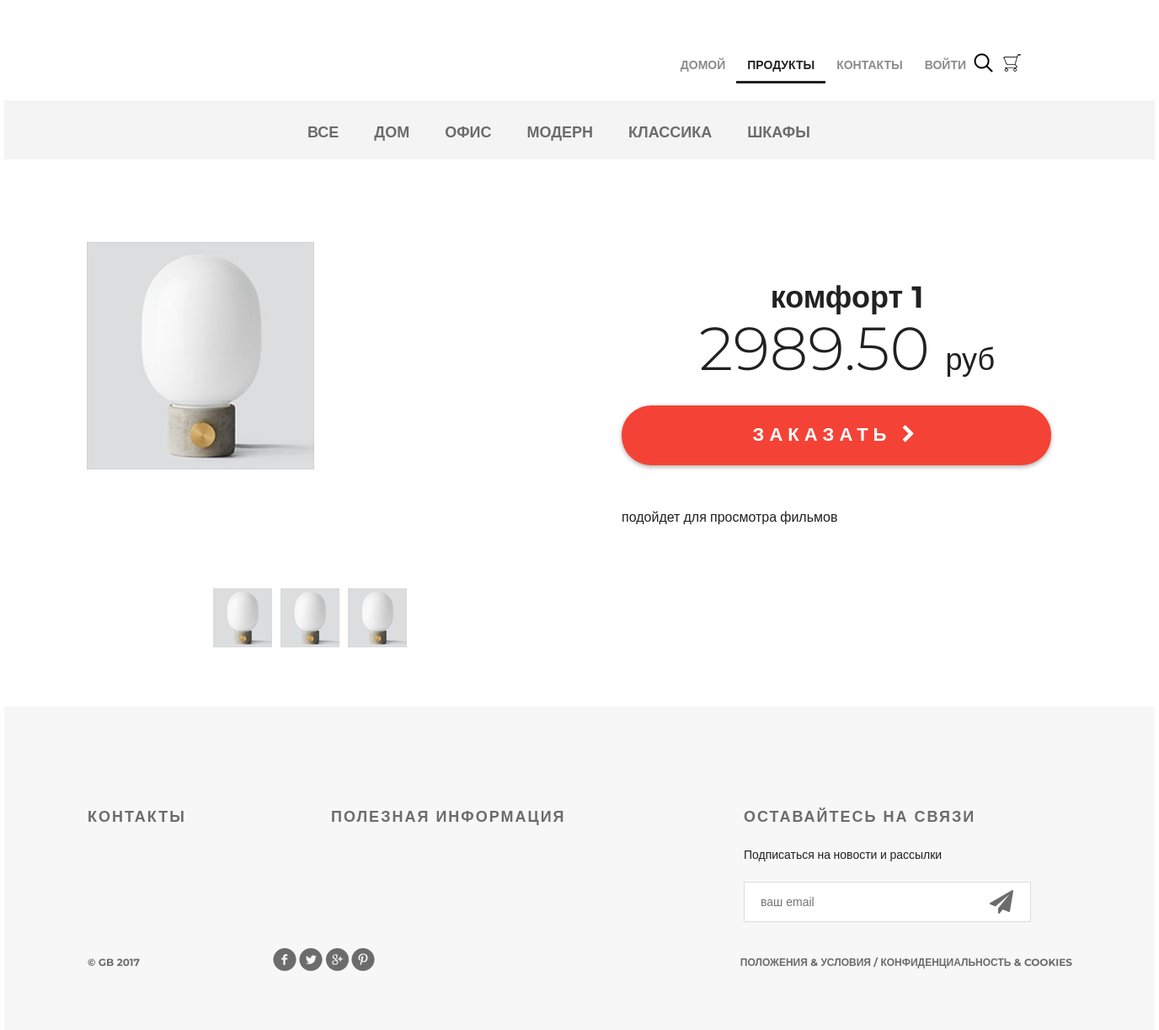
Page /products/product/1/ on the committed database.
### mainapp/models.py (models this page shows, shortened)
class ProductCategory(models.Model):
    name = models.CharField(verbose_name='название категории', max_length=64, unique=True)
    description = models.TextField(verbose_name='описание категории', blank=True)
    is_active = models.BooleanField(default=True, verbose_name='категория активна')

class Product(models.Model):
    category = models.ForeignKey(ProductCategory, on_delete=models.CASCADE)
    name = models.CharField(verbose_name='имя продукта', max_length=128)
    image = models.ImageField(upload_to='products_images', blank=True)
    short_desc = models.CharField(verbose_name='краткое описание продукта', max_length=60, blank=True)
    description = models.TextField(verbose_name='описание продукта', blank=True)
    price = models.DecimalField(verbose_name='цена продукта', max_digits=8, decimal_places=2, default=0)
    quantity = models.PositiveIntegerField(verbose_name='количество на складе', default=0)
    is_active = models.BooleanField(default=True, verbose_name='товар активен')

### mainapp/views.py (the view)
# urls.py: path('product/<int:pk>/', mainapp.product, name='product'),
def product(request, pk):
    content = {
        'title': 'Продукт',
        'basket': get_basket(request.user),
        'product': get_object_or_404(Product, pk=pk),
        'links_menu': ProductCategory.objects.all(),
    }
    return render(request, 'mainapp/product.html', content)

### mainapp/views.py (called while the page is built)
def get_basket(user):
    if user.is_authenticated:
        return Basket.objects.filter(user=user)
    else:
        return []

### mainapp/templates/mainapp/product.html (shortened to what this page needs)
{% extends 'mainapp/base.html' %}
{% load static %}
{% block content %}
    <div class="details">
        <div class="links clearfix">
            {% include 'mainapp/includes/inc_categories_menu.html' %}
        </div>
        <div class="details-products">
            <div class="details-slider">
                <div class="slider-product">
                    <img src="/media/{{ product.image }}" alt="{{ product.short_desc }}">
                </div>
                <div class="slider-control">
                    <div class="block">
                        <a href="#"><img src="/media/{{ product.image }}" alt="вариант 1">
                        </a>
                    </div>
                    <div class="block">
                        <a href="#"><img src="/media/{{ product.image }}" alt="вариант 2">
                        </a>
                    </div>
                    <div class="block">
                        <a href="#"><img src="/media/{{ product.image }}" alt="вариант 3">
                        </a>
                    </div>
                </div>
            </div>
            <div class="description">
                <h3 class="big-bold">{{ product.name }}</h3>
                <br>
                <p class="price"> {{ product.price }} <span>руб</span></p>
                <a href="{% url 'basket:add' product.pk %}" class="red-button">
                    заказать
                    <i class="fa fa-chevron-right" aria-hidden="true"></i>
                </a>
                <div class="description-text">
                    {{ product.description }}
                </div>
            </div>
        </div>
    </div>
    <div class="clr"></div>
{% endblock %}

### mainapp/templates/mainapp/includes/inc_categories_menu.html
<ul class="links-menu">
    <li>
        <a href="{% url 'products:category' 0 %}" class="{% if request.resolver_match.kwargs.pk == 0 %}active{% endif %}">
            все
        </a>
    </li>
    {% for link in links_menu %}
        <li>
            <a href="{% url 'products:category' link.pk %}" class="{% if request.resolver_match.kwargs.pk == link.pk %}active{% endif %}">
                {{ link.name }}
            </a>
        </li>
    {% endfor %}
</ul>

### static/css/style.css (style rules this page uses)
* { margin: 0; padding: 0; }
body { font-family: 'Montserrat', sans-serif; }
html, body { height: 100%; }
.slider-control .block a img { width: 70px; }
.clr { height: 384px; }
.clearfix:after { content: ""; display: block; clear: both; }
.big-bold { color: #212121; font-size: 36px; font-weight: 700; text-align: left; margin-bottom: 24px; line-height: 36px; }
.links { height: 70px; background-color: #f4f4f4; position: relative; padding-left: 360px; }
.links-menu { margin: 27px auto 0px; position: absolute; }
.links-menu li { float: left; list-style-type: none; padding-right: 42px; }
.links-menu li a { text-decoration: none; color: #6c6c6c; font-size: 18px; font-weight: 700; text-transform: uppercase; }
.details-products { padding-left: 98px; padding-right: 98px; margin-top: 98px; height: 551px; }
.details-slider { width: 570px; float: left; margin-right: 30px; }
.slider-product { width: 570px; height: 400px; }
.slider-control { width: 420px; height: 70px; margin: 11px auto 0px; padding-left: 150px }
.slider-control .block { height: 70px; width: 70px; position: relative; float: left; margin-right: 10px; }
.description { width: 535px; float: right; padding-left: 35px }
.description .big-bold { color: #212121; font-size: 36px; font-weight: 700; text-align: center; margin-top: 47px; margin-bottom: 0px; }
.description .price { color: #212121; font-size: 72px; font-weight: 300; line-height: 48px; text-align: center; }
.description .price span { color: #212121; font-size: 36px; font-weight: 300; line-height: 48px; text-align: center; }
.red-button { display: block; height: 71px; width: 510px; border-radius: 35px; background-color: #f44336; text-align: center; text-transform: uppercase; text-decoration: none; color: #ffffff; font-size: 22px; font-weight: 700; line-height: 24px; box-shadow: 0px 2px 4.85px 0.15px rgba(33, 33, 33, 0.35); line-height: 70px; letter-spacing: 6px; margin-top: 31px; }
.description-text { margin-top: 50px; color: #212121; font-size: 16px; font-weight: 300; line-height: 24px; text-align: left; }

### rows in the picture
ProductCategory: name "ДОМ"
ProductCategory: name "ОФИС"
ProductCategory: name "МОДЕРН"
ProductCategory: name "КЛАССИКА"
ProductCategory: name "ШКАФЫ"
Product: image (picture), name "комфорт 1", price "2989.50", description "подойдет для просмотра фильмов"
